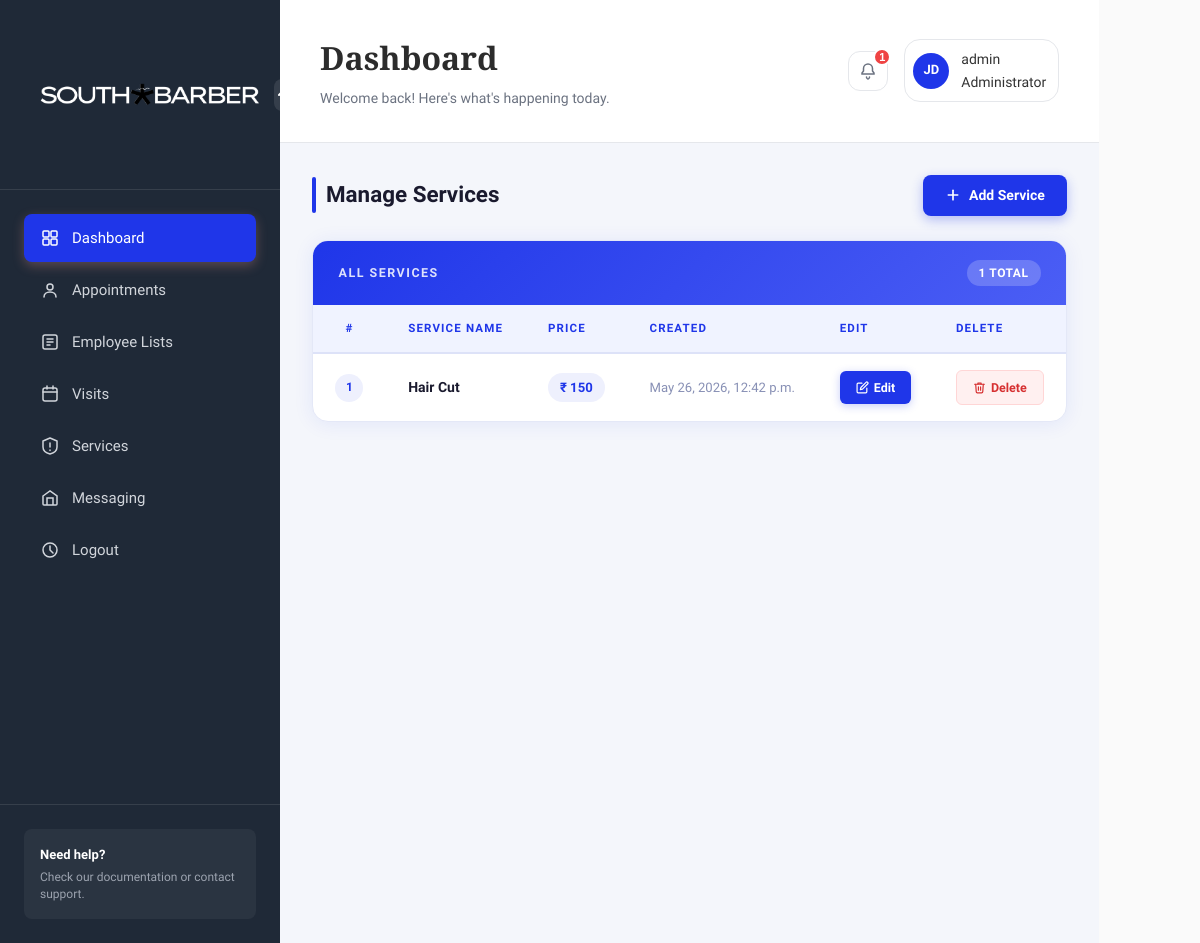
The app's page /adminsection/manageservices/ (signed in) with its own data.
### adminsection/models.py (models this page shows, shortened)
class User(AbstractUser):
    ROLE_CHOICES = (
        ('ADMIN', 'Admin'),
        ('MANAGER', 'Manager'),
        ('EMPLOYEE', 'Employee'),
        ('CUSTOMER', 'Customer'),
    )
    Role = models.CharField(max_length=20, choices=ROLE_CHOICES)
    Store = models.ForeignKey(Store, on_delete=models.SET_NULL, null=True, blank=True)

class Service(models.Model):
    ServiceName = models.CharField(max_length=25)
    Cost = models.PositiveIntegerField()
    TimeStamp = models.DateTimeField(auto_now_add=True)

### adminsection/views.py (the view)
# urls.py: path('manageservices/', views.manageservices, name='manageservices'),
@staff_member_required
def manageservices(request):
    Services = Service.objects.order_by('-TimeStamp')
    context = {
        'Services': Services
    }
    return render(request, 'adminsection/manage-services.html', context)

### templates/adminsection/manage-services.html (shortened to what this page needs)
{% extends 'adminsection/base.html' %}
{% load static %}
{% block content %}
<div class="services-wrapper">
  <div class="services-header">
    <h3>Manage Services</h3>
    <a href="{% url 'addservices' %}" class="btn-add-service">
      <svg viewBox="0 0 24 24"><line x1="12" y1="5" x2="12" y2="19"/><line x1="5" y1="12" x2="19" y2="12"/></svg>
      Add Service
    </a>
  </div>
  <div class="services-card">
    <div class="services-card-top">
      <span>All Services</span>
      <span class="count-badge">{{ Services|length }} total</span>
    </div>
    <table class="services-table">
      <thead>
        <tr>
          <th>#</th>
          <th>Service Name</th>
          <th>Price</th>
          <th>Created</th>
          <th>Edit</th>
          <th>Delete</th>
        </tr>
      </thead>
      <tbody>
        {% for service in Services %}
        <tr>
          <td><span class="row-num">{{ forloop.counter }}</span></td>
          <td><span class="service-name">{{ service.ServiceName }}</span></td>
          <td><span class="service-price">₹ {{ service.Cost }}</span></td>
          <td><span class="service-date">{{ service.TimeStamp }}</span></td>
          <td>
            <a href="{% url 'updateservice' service.id %}" class="btn-edit">
              <svg viewBox="0 0 24 24"><path d="M11 4H4a2 2 0 0 0-2 2v14a2 2 0 0 0 2 2h14a2 2 0 0 0 2-2v-7"/><path d="M18.5 2.5a2.121 2.121 0 0 1 3 3L12 15l-4 1 1-4 9.5-9.5z"/></svg>
              Edit
            </a>
          </td>
          <td>
            <a href="{% url 'delete_service' service.id %}" class="btn-delete"
               onclick="return confirm('Are you sure you want to delete this Service?');">
              <svg viewBox="0 0 24 24"><polyline points="3 6 5 6 21 6"/><path d="M19 6l-1 14a2 2 0 0 1-2 2H8a2 2 0 0 1-2-2L5 6"/><path d="M10 11v6"/><path d="M14 11v6"/><path d="M9 6V4h6v2"/></svg>
              Delete
            </a>
          </td>
        </tr>
        {% empty %}
        <tr>
          <td colspan="6" class="empty-state">No services found. Add your first service above.</td>
        </tr>
        {% endfor %}
      </tbody>
    </table>
  </div>
</div>
{% endblock %}

### templates/adminsection/base.html (shortened to what this page needs)
{% load static %}
<!DOCTYPE html>
<html lang="en">
<head>
    <link rel="stylesheet" href="{% static 'css/styles.css' %}">
    <link rel="stylesheet" href="https://cdnjs.cloudflare.com/ajax/libs/font-awesome/6.0.0/css/all.min.css">
</head>
<body>
    <html class="app-container">
        <aside class="sidebar">
            <div class="sidebar-header">
                <div class="logo">
                    <img src="{% static 'images/SOUTH BARBER LOGO.png' %}" alt="South Barber Logo" style="width:250px; height:125px;">
                </div>
                <button class="sidebar-toggle">
                    <svg width="20" height="20" viewBox="0 0 20 20" fill="none">
                        <path d="M15 10L10 5L5 10" stroke="currentColor" stroke-width="2" stroke-linecap="round"/>
                    </svg>
                </button>
            </div>
            <nav class="sidebar-nav">
                <a href="{% url 'dashboard' %}" class="nav-item active">
                    <span>Dashboard</span>
                </a>
                <a href="{% url 'allappointment' %}" class="nav-item">
                    <svg width="20" height="20" viewBox="0 0 20 20" fill="none">
                        <circle cx="10" cy="7" r="3" stroke="currentColor" stroke-width="1.5"/>
                        <path d="M4 17C4 14 6.5 12 10 12C13.5 12 16 14 16 17" stroke="currentColor" stroke-width="1.5" stroke-linecap="round"/>
                    </svg>
                    <span>Appointments</span>
                </a>
                <a href="{% url 'employeelist' %}" class="nav-item">
                    <svg width="20" height="20" viewBox="0 0 20 20" fill="none">
                        <rect x="3" y="3" width="14" height="14" rx="2" stroke="currentColor" stroke-width="1.5"/>
                        <path d="M7 7H13M7 10H13M7 13H10" stroke="currentColor" stroke-width="1.5" stroke-linecap="round"/>
                    </svg>
                    <span>Employee Lists</span>
                </a>
                <a href="{% url 'customerlist' %}" class="nav-item">
                    <svg width="20" height="20" viewBox="0 0 20 20" fill="none">
                        <rect x="3" y="4" width="14" height="13" rx="2" stroke="currentColor" stroke-width="1.5"/>
                        <path d="M7 2V5M13 2V5M3 8H17" stroke="currentColor" stroke-width="1.5" stroke-linecap="round"/>
                    </svg>
                    <span>Visits</span>
                </a>
                <a href="{% url 'manageservices' %}" class="nav-item">
                    <svg width="20" height="20" viewBox="0 0 20 20" fill="none">
                        <path d="M3 5L10 2L17 5V11C17 14.5 14 17 10 18C6 17 3 14.5 3 11V5Z" stroke="currentColor" stroke-width="1.5" stroke-linejoin="round"/>
                        <path d="M10 7V11M10 14V14.5" stroke="currentColor" stroke-width="1.5" stroke-linecap="round"/>
                    </svg>
                    <span>Services</span>
                </a>
                <a href="#" class="nav-item">
                    <svg width="20" height="20" viewBox="0 0 20 20" fill="none">
                        <path d="M3 8L10 3L17 8V16C17 16.5 16.5 17 16 17H4C3.5 17 3 16.5 3 16V8Z" stroke="currentColor" stroke-width="1.5"/>
                        <path d="M13 17V10H7V17" stroke="currentColor" stroke-width="1.5"/>
                    </svg>
                    <span>Messaging</span>
                </a>
                <a href="{% url 'logout' %}" class="nav-item">
                    <svg width="20" height="20" viewBox="0 0 20 20" fill="none">
                        <circle cx="10" cy="10" r="7" stroke="currentColor" stroke-width="1.5"/>
                        <path d="M10 6V10L13 13" stroke="currentColor" stroke-width="1.5" stroke-linecap="round"/>
                    </svg>
                    <span>Logout</span>
                </a>
            </nav>
            <div class="sidebar-footer">
                <div class="help-section">
                    <p class="help-title">Need help?</p>
                    <p class="help-text">Check our documentation or contact support.</p>
                </div>
            </div>
        </aside>
        <main class="main-content">
            <header class="header">
                <div class="header-left">
                    <h1 class="page-title">Dashboard</h1>
                    <p class="page-subtitle">Welcome back! Here's what's happening today.</p>
                </div>
                <div class="header-right">
                    <button class="notification-btn">
                        <svg width="20" height="20" viewBox="0 0 20 20" fill="none">
                            <path d="M10 3C7.5 3 5.5 5 5.5 7.5V10L4 12V13H16V12L14.5 10V7.5C14.5 5 12.5 3 10 3Z" stroke="currentColor" stroke-width="1.5"/>
                            <path d="M8.5 16C8.5 17 9.5 18 10 18C10.5 18 11.5 17 11.5 16" stroke="currentColor" stroke-width="1.5" stroke-linecap="round"/>
                        </svg>
                        <span class="notification-badge">1</span>
                    </button>
                    <div class="user-menu">
                        {% if request.user.is_authenticated %}
                        <div class="user-avatar">JD</div>
                        <span class="user-name">
                            <p>{{ user.username }}</p>
                            {% if request.user.is_superuser %}
                            <span>Administrator </span>
                            {% else %}
                            <span>Staff</span>
                            {% endif %}
                                </span>
                        </div>
                        {% endif %}
                </div>
            </header>
            {% block content %}
            {% endblock %}
    </main>
</html>

### templates/adminsection/manage-services.html (style rules this page uses)
.services-wrapper { padding: 2rem; background: #f4f6fb; min-height: 100vh; }
.services-header { display: flex; align-items: center; justify-content: space-between; margin-bottom: 1.5rem; }
.services-header h3 { font-size: 1.4rem; font-weight: 700; color: #1a1a2e; margin: 0; position: relative; padding-left: 14px; }
.services-header h3::before { content: ''; position: absolute; left: 0; top: 50%; transform: translateY(-50%); width: 4px; height: 100%; background: #1f36e9; border-radius: 4px; }
.btn-add-service { display: inline-flex; align-items: center; gap: 8px; background: #1f36e9; color: #fff; font-size: 0.875rem; font-weight: 600; padding: 0.6rem 1.4rem; border-radius: 8px; text-decoration: none; border: none; transition: background 0.2s, transform 0.15s, box-shadow 0.2s; box-shadow: 0 4px 12px rgba(31, 54, 233, 0.3); }
.btn-add-service svg { width: 16px; height: 16px; stroke: #fff; fill: none; stroke-width: 2.5; stroke-linecap: round; }
.services-card { background: #ffffff; border-radius: 16px; overflow: hidden; box-shadow: 0 2px 20px rgba(31, 54, 233, 0.08); border: 1px solid #e4e8f7; }
.services-card-top { background: linear-gradient(135deg, #1f36e9 0%, #4b5ef5 100%); padding: 1.2rem 1.6rem; display: flex; align-items: center; justify-content: space-between; }
.services-card-top span { color: rgba(255,255,255,0.85); font-size: 0.78rem; letter-spacing: 0.12em; text-transform: uppercase; font-weight: 600; }
.services-card-top .count-badge { background: rgba(255,255,255,0.2); color: #fff; font-size: 0.75rem; font-weight: 700; padding: 0.2rem 0.75rem; border-radius: 20px; letter-spacing: 0.05em; }
.services-table { width: 100%; border-collapse: collapse; font-size: 0.875rem; }
.services-table thead tr { background: #f0f3ff; border-bottom: 2px solid #dde2f8; }
.services-table thead th { padding: 0.9rem 1.4rem; font-size: 0.72rem; font-weight: 700; letter-spacing: 0.1em; text-transform: uppercase; color: #1f36e9; text-align: left; white-space: nowrap; }
.services-table thead th:first-child { width: 52px; text-align: center; }
.services-table tbody tr { border-bottom: 1px solid #f0f2fb; transition: background 0.15s; }
.services-table tbody tr:last-child { border-bottom: none; }
.services-table td { padding: 1rem 1.4rem; color: #3a3a5c; vertical-align: middle; }
.services-table td:first-child { text-align: center; }
.row-num { display: inline-flex; align-items: center; justify-content: center; width: 28px; height: 28px; background: #eef0fd; border-radius: 50%; font-size: 0.75rem; font-weight: 700; color: #1f36e9; }
.service-name { font-weight: 600; color: #1a1a2e; }
.service-price { display: inline-flex; align-items: center; gap: 4px; background: #eef0fd; color: #1f36e9; font-weight: 700; font-size: 0.82rem; padding: 0.25rem 0.75rem; border-radius: 20px; }
.service-date { color: #8890b5; font-size: 0.82rem; }
.btn-edit { display: inline-flex; align-items: center; gap: 5px; background: #1f36e9; color: #fff; font-size: 0.78rem; font-weight: 600; padding: 0.4rem 1rem; border-radius: 6px; text-decoration: none; border: none; transition: background 0.18s, transform 0.12s; box-shadow: 0 2px 8px rgba(31, 54, 233, 0.25); }
.btn-edit svg { width: 13px; height: 13px; stroke: #fff; fill: none; stroke-width: 2.2; stroke-linecap: round; stroke-linejoin: round; }
.btn-delete { display: inline-flex; align-items: center; gap: 5px; background: #fff0f0; color: #d63031; font-size: 0.78rem; font-weight: 600; padding: 0.4rem 1rem; border-radius: 6px; text-decoration: none; border: 1px solid #ffd6d6; transition: background 0.18s, transform 0.12s; }
.btn-delete svg { width: 13px; height: 13px; stroke: currentColor; fill: none; stroke-width: 2.2; stroke-linecap: round; stroke-linejoin: round; }

### records on screen
User: username "admin"
Service: ServiceName "Hair Cut", Cost "150", TimeStamp "May 26, 2026, 12:42 p.m."

### other values on screen
{{ Services|length }} "1"
